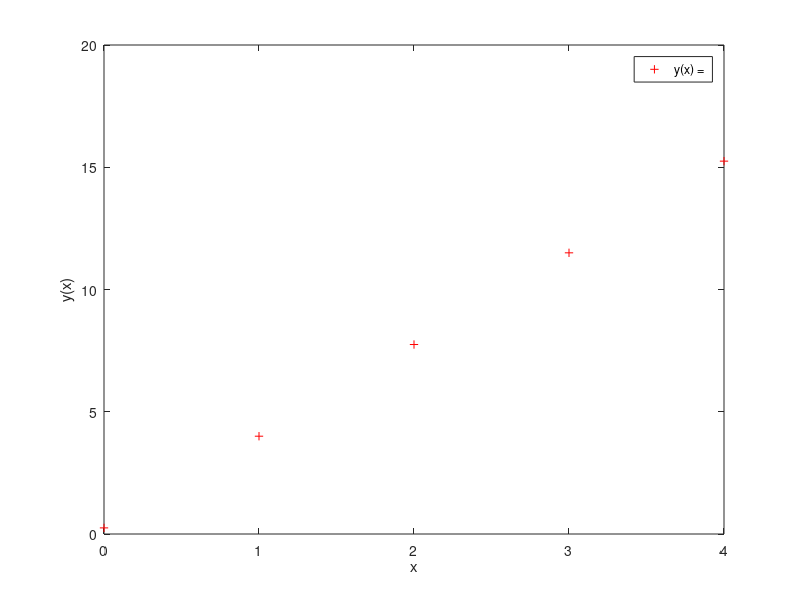
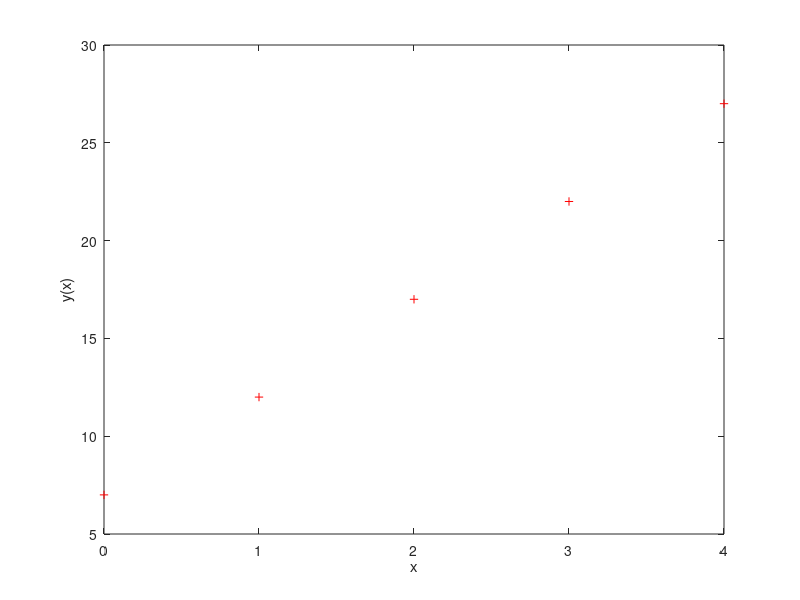
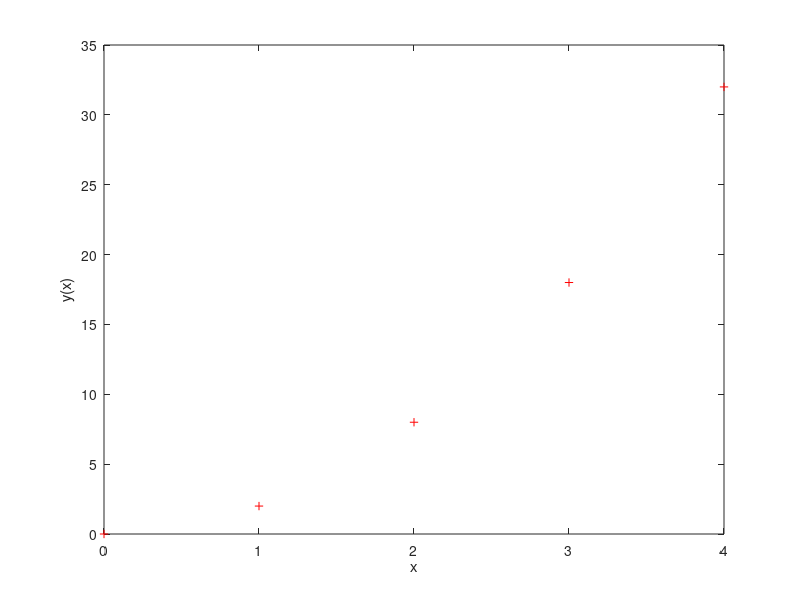
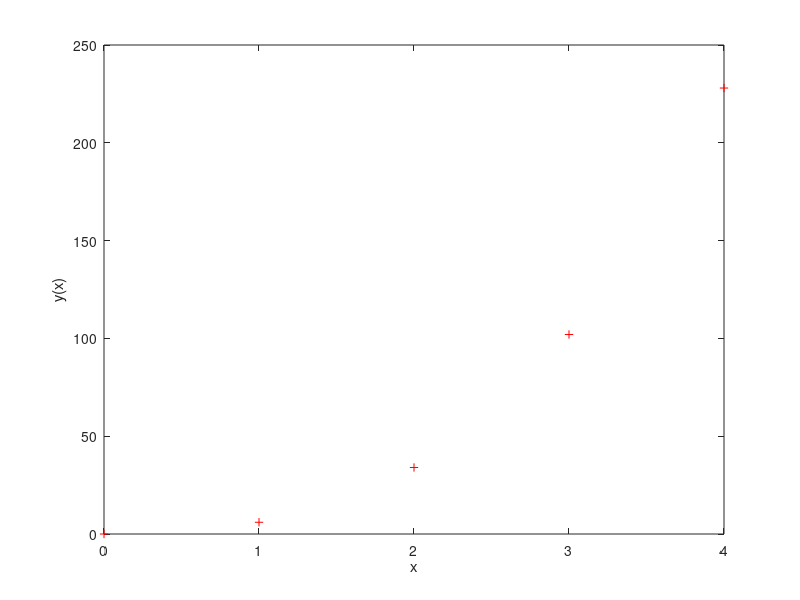

Recreate these plots in MATLAB, in order.
x = 0:4;
y = (3.75* x) + 0.25;

figure;
tEqn = sprintf( 'y(x) = %0.2fx + %0.2f; 1st-order linear\n');
plot(x,y,'r+');
legend(tEqn);% plot the (x,y) points with red plus sign
xlabel('x'); ylabel('y(x)');
order = 1;
P1 = polyfit(x,y,order)
%%
x = 0:4;
y = (5 * x ) + 7;

figure;
plot(x,y,'r+');
xlabel('x'); ylabel('y(x)');
order = 1;
P2 = polyfit(x,y,order)
%%
x = 0:4;
y = (2 * x.^2 ) ;

figure;
plot(x,y,'r+');
xlabel('x'); ylabel('y(x)');
order = 2;
P3 = polyfit(x,y,order)
%% 
x = 0:4;
y = (3 * x.^3 ) + (2 * x.^2) + x ;

figure;
plot(x,y,'r+');
xlabel('x'); ylabel('y(x)');
order = 3;
P3 = polyfit(x,y,order)
%%
x = 0:4;
y = (x.^7 ) + (3 * x) - 3 ;

figure;
plot(x,y,'r+');
xlabel('x'); ylabel('y(x)');
order = 7;
P3 = polyfit(x,y,order)
%%
x = 0:4
coef = [3.75,0.25];
yo = polyval( coef, x );

hold on;

plot(x,yo,'bo'); % plot the (x,y) points with blue circles
order = 1;
P0 = polyfit(x,yo,order)
%%
x = 0:4
coef = [5,7];
yo = polyval( coef, x );

hold on;

plot(x,yo,'bo'); % plot the (x,y) points with blue circles
order = 1;
P1 = polyfit(x,yo,order)